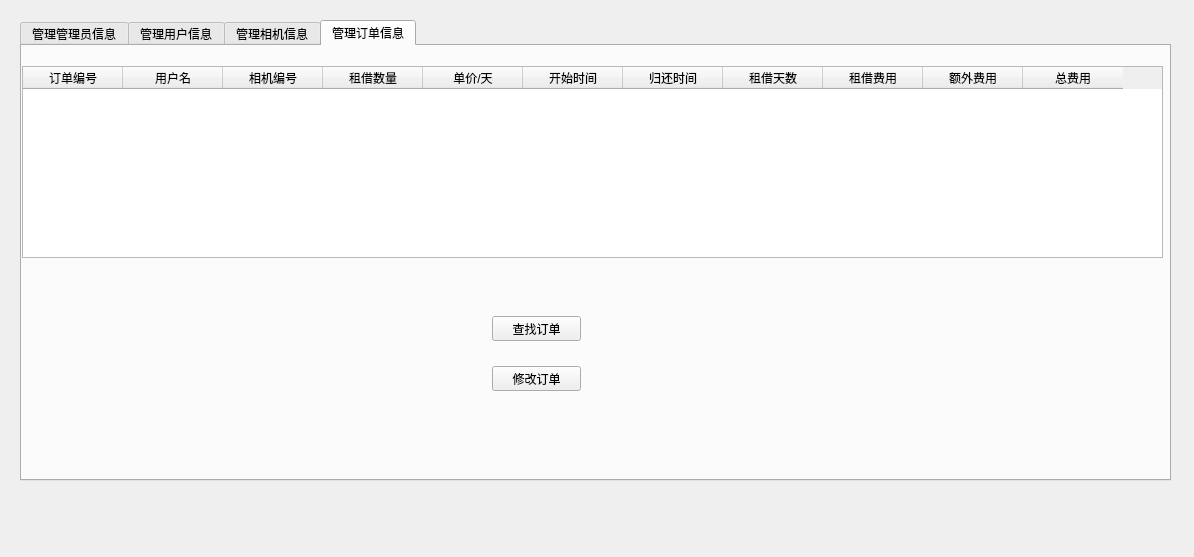
<?xml version="1.0" encoding="UTF-8"?>
<ui version="4.0">
 <class>admin_show</class>
 <widget class="QWidget" name="admin_show">
  <property name="geometry">
   <rect>
    <x>0</x>
    <y>0</y>
    <width>1194</width>
    <height>557</height>
   </rect>
  </property>
  <property name="windowTitle">
   <string>Form</string>
  </property>
  <widget class="QTabWidget" name="tabWidget">
   <property name="geometry">
    <rect>
     <x>20</x>
     <y>20</y>
     <width>1151</width>
     <height>461</height>
    </rect>
   </property>
   <property name="currentIndex">
    <number>3</number>
   </property>
   <widget class="QWidget" name="tab_admins">
    <attribute name="title">
     <string>管理管理员信息</string>
    </attribute>
    <widget class="QTableWidget" name="tableWidget_admin">
     <property name="geometry">
      <rect>
       <x>40</x>
       <y>40</y>
       <width>261</width>
       <height>361</height>
      </rect>
     </property>
     <column>
      <property name="text">
       <string>账户名</string>
      </property>
     </column>
     <column>
      <property name="text">
       <string>密码</string>
      </property>
     </column>
    </widget>
    <widget class="QPushButton" name="pushButton_add_admin">
     <property name="geometry">
      <rect>
       <x>370</x>
       <y>80</y>
       <width>89</width>
       <height>25</height>
      </rect>
     </property>
     <property name="text">
      <string>增加管理员</string>
     </property>
    </widget>
    <widget class="QPushButton" name="pushButton_delete_admin">
     <property name="geometry">
      <rect>
       <x>370</x>
       <y>150</y>
       <width>89</width>
       <height>25</height>
      </rect>
     </property>
     <property name="text">
      <string> 删除管理 员</string>
     </property>
    </widget>
    <widget class="QPushButton" name="pushButton_alter_admin">
     <property name="geometry">
      <rect>
       <x>370</x>
       <y>210</y>
       <width>89</width>
       <height>25</height>
      </rect>
     </property>
     <property name="text">
      <string>修改管理员</string>
     </property>
    </widget>
    <widget class="QPushButton" name="pushButton_find_admin">
     <property name="geometry">
      <rect>
       <x>370</x>
       <y>260</y>
       <width>89</width>
       <height>25</height>
      </rect>
     </property>
     <property name="text">
      <string>查找管理员</string>
     </property>
    </widget>
   </widget>
   <widget class="QWidget" name="tab_customs">
    <attribute name="title">
     <string>管理用户信息</string>
    </attribute>
    <widget class="QWidget" name="gridLayoutWidget">
     <property name="geometry">
      <rect>
       <x>40</x>
       <y>40</y>
       <width>691</width>
       <height>301</height>
      </rect>
     </property>
     <layout class="QGridLayout" name="gridLayout">
      <item row="0" column="0">
       <widget class="QTableWidget" name="tableWidget_custom">
        <column>
         <property name="text">
          <string>用户名</string>
         </property>
        </column>
        <column>
         <property name="text">
          <string>密码</string>
         </property>
        </column>
        <column>
         <property name="text">
          <string>余额</string>
         </property>
        </column>
        <column>
         <property name="text">
          <string>性别</string>
         </property>
        </column>
        <column>
         <property name="text">
          <string>联系方式</string>
         </property>
        </column>
       </widget>
      </item>
      <item row="0" column="1">
       <layout class="QVBoxLayout" name="verticalLayout">
        <item>
         <spacer name="verticalSpacer">
          <property name="orientation">
           <enum>Qt::Vertical</enum>
          </property>
          <property name="sizeHint" stdset="0">
           <size>
            <width>20</width>
            <height>40</height>
           </size>
          </property>
         </spacer>
        </item>
        <item>
         <widget class="QPushButton" name="pushButton_add_custom">
          <property name="text">
           <string>增加用户</string>
          </property>
         </widget>
        </item>
        <item>
         <spacer name="verticalSpacer_3">
          <property name="orientation">
           <enum>Qt::Vertical</enum>
          </property>
          <property name="sizeHint" stdset="0">
           <size>
            <width>20</width>
            <height>40</height>
           </size>
          </property>
         </spacer>
        </item>
        <item>
         <widget class="QPushButton" name="pushButton_delete_custom">
          <property name="text">
           <string>删除用户</string>
          </property>
         </widget>
        </item>
        <item>
         <spacer name="verticalSpacer_4">
          <property name="orientation">
           <enum>Qt::Vertical</enum>
          </property>
          <property name="sizeHint" stdset="0">
           <size>
            <width>20</width>
            <height>40</height>
           </size>
          </property>
         </spacer>
        </item>
        <item>
         <widget class="QPushButton" name="pushButton_alter_custom">
          <property name="text">
           <string> 修改用户</string>
          </property>
         </widget>
        </item>
        <item>
         <spacer name="verticalSpacer_5">
          <property name="orientation">
           <enum>Qt::Vertical</enum>
          </property>
          <property name="sizeHint" stdset="0">
           <size>
            <width>20</width>
            <height>40</height>
           </size>
          </property>
         </spacer>
        </item>
        <item>
         <widget class="QPushButton" name="pushButton_find_custom">
          <property name="text">
           <string> 查找用户</string>
          </property>
         </widget>
        </item>
        <item>
         <spacer name="verticalSpacer_2">
          <property name="orientation">
           <enum>Qt::Vertical</enum>
          </property>
          <property name="sizeHint" stdset="0">
           <size>
            <width>20</width>
            <height>40</height>
           </size>
          </property>
         </spacer>
        </item>
       </layout>
      </item>
     </layout>
    </widget>
   </widget>
   <widget class="QWidget" name="tab_cameras">
    <attribute name="title">
     <string>管理相机信息</string>
    </attribute>
    <widget class="QTableWidget" name="tableWidget">
     <property name="geometry">
      <rect>
       <x>30</x>
       <y>70</y>
       <width>531</width>
       <height>192</height>
      </rect>
     </property>
     <column>
      <property name="text">
       <string>相机编号</string>
      </property>
     </column>
     <column>
      <property name="text">
       <string>相机型号</string>
      </property>
     </column>
     <column>
      <property name="text">
       <string>总量</string>
      </property>
     </column>
     <column>
      <property name="text">
       <string>已借出量</string>
      </property>
     </column>
     <column>
      <property name="text">
       <string>单价/天</string>
      </property>
     </column>
    </widget>
   </widget>
   <widget class="QWidget" name="tab_4">
    <attribute name="title">
     <string>管理订单信息</string>
    </attribute>
    <widget class="QTableWidget" name="tableWidget_indent">
     <property name="geometry">
      <rect>
       <x>0</x>
       <y>20</y>
       <width>1141</width>
       <height>192</height>
      </rect>
     </property>
     <column>
      <property name="text">
       <string>订单编号</string>
      </property>
     </column>
     <column>
      <property name="text">
       <string>用户名</string>
      </property>
     </column>
     <column>
      <property name="text">
       <string>相机编号</string>
      </property>
     </column>
     <column>
      <property name="text">
       <string>租借数量</string>
      </property>
     </column>
     <column>
      <property name="text">
       <string>单价/天</string>
      </property>
     </column>
     <column>
      <property name="text">
       <string>开始时间</string>
      </property>
     </column>
     <column>
      <property name="text">
       <string>归还时间</string>
      </property>
     </column>
     <column>
      <property name="text">
       <string>租借天数</string>
      </property>
     </column>
     <column>
      <property name="text">
       <string>租借费用</string>
      </property>
     </column>
     <column>
      <property name="text">
       <string>额外费用</string>
      </property>
     </column>
     <column>
      <property name="text">
       <string>总费用</string>
      </property>
     </column>
    </widget>
    <widget class="QPushButton" name="pushButton_find_indent">
     <property name="geometry">
      <rect>
       <x>470</x>
       <y>270</y>
       <width>89</width>
       <height>25</height>
      </rect>
     </property>
     <property name="text">
      <string>查找订单</string>
     </property>
    </widget>
    <widget class="QPushButton" name="pushButton_alter_indent">
     <property name="geometry">
      <rect>
       <x>470</x>
       <y>320</y>
       <width>89</width>
       <height>25</height>
      </rect>
     </property>
     <property name="text">
      <string>修改订单</string>
     </property>
    </widget>
   </widget>
  </widget>
 </widget>
 <resources/>
 <connections/>
</ui>
